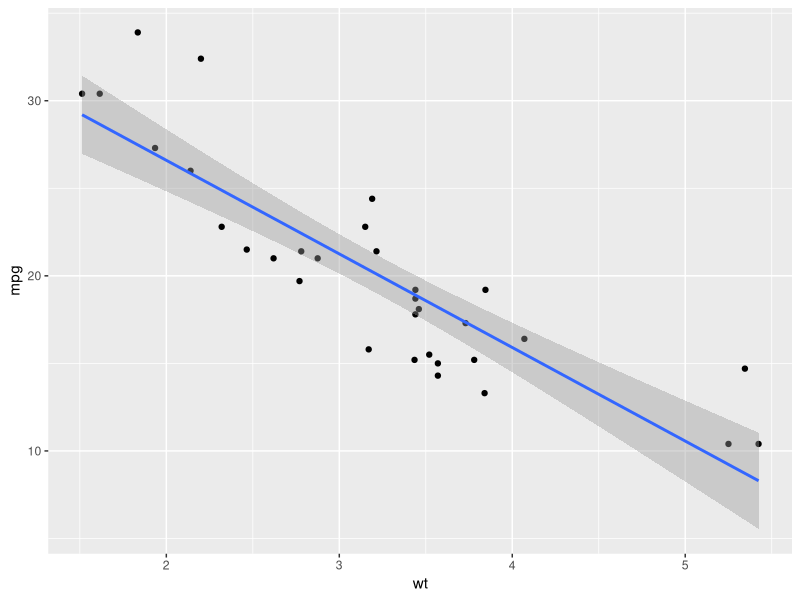

This chart was generated by the following R code:
## ---- chunk 1
knitr::opts_chunk$set(echo = TRUE)

# load libraries
library(tidyverse)
library(knitr)

## ---- chunk 2

# create a table
mtcars %>% 
  select(mpg, wt, cyl) %>% 
  kable()


## ---- chunk 3

# create a plot of mpg and wt

mtcars %>% 
  select(mpg, wt) %>% 
  ggplot(aes(x = wt, y = mpg)) +
  geom_point() +
  geom_smooth(method = lm)


